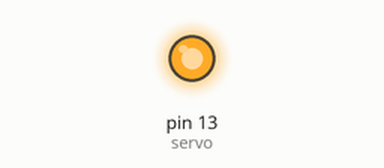
Recording of a sketch running on a simulated Arduino Uno, built with avr-gcc and run on an emulated ATmega328P. On the bench: output pins drawn as LEDs (lit = HIGH).

Above: at 0.1 s.
At 4.1 s:
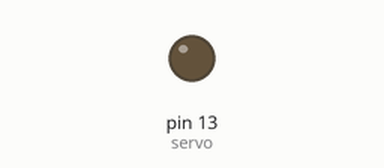
Timing chart, 0 to 5.6 s (numbered marks = the images above):
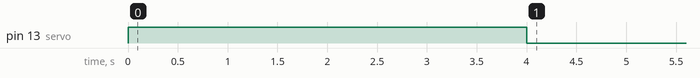

The sketch:

servo_test.ino
```cpp
/*
  Basic Servo Test
  Test how a servo works
 */

// Pin 13 is our servo's input
int servo = 13;

void setup()
{
  // set pin 13 to be writable as an output
  pinMode(servo, OUTPUT);
  // call our "action" function and see what happens when the servo is wired
  act();
  digitalWrite(servo, LOW);    // turn the LED off by making the voltage LOW
}

// unused for now
void loop()
{

}

// output function test
void act()
{
  digitalWrite(servo, HIGH);    // turn the LED on by making the voltage HIGH
  delay(4000);
}
```
